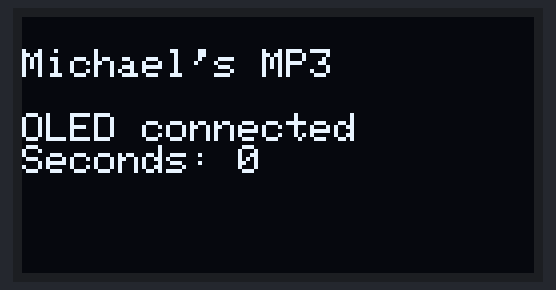
The sketch below on a simulated ESP32. Parts: 128×64 one-colour display. What the sketch prints to the serial monitor is not drawn.

Above: at 0.6 s.
At 4.2 s:
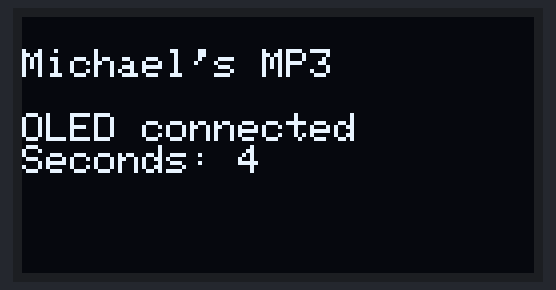
At 11.1 s:
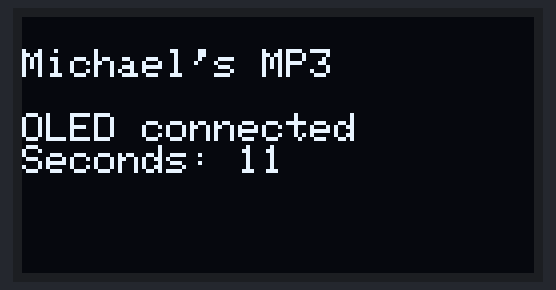
At 19.1 s:
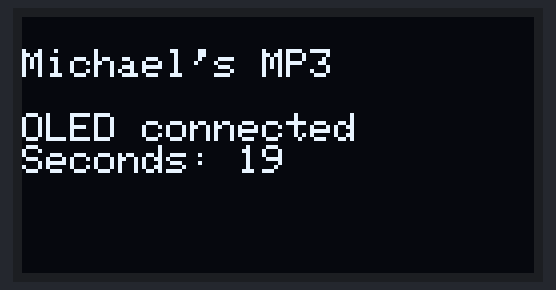
At 27.1 s:
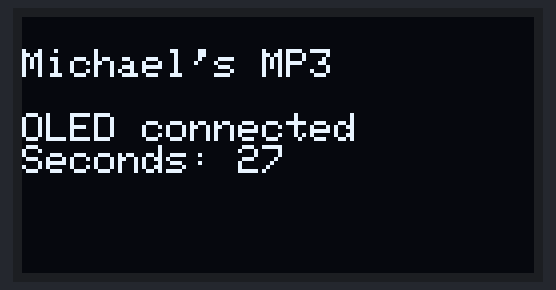
At 38.1 s:
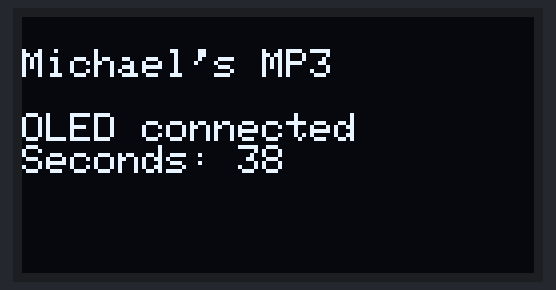

The sketch:

02_OLED_Test.ino
```cpp
// Classic ESP32 (panda board) + Adafruit 938 128x64 SSD1306, factory I2C mode.
// Unplug USB before wiring. OLED VIN->3V3, GND->GND, Data->D21, Clk->D22.
// Leave 3Vo, Rst, CS and A0/DC unconnected on this auto-reset OLED.
#include <Wire.h>
#include <Adafruit_GFX.h>
#include <Adafruit_SSD1306.h>

const uint8_t OLED_ADDRESS = 0x3D;
Adafruit_SSD1306 display(128, 64, &Wire, -1);

void setup() {
  Serial.begin(115200);
  Wire.begin(21, 22);
  delay(500);
  Serial.println(F("Scanning I2C..."));
  bool found = false;
  for (uint8_t address = 1; address < 127; ++address) {
    Wire.beginTransmission(address);
    if (Wire.endTransmission() == 0) {
      Serial.print(F("Found 0x"));
      Serial.println(address, HEX);
      if (address == OLED_ADDRESS) found = true;
    }
  }
  if (!found) {
    while (true) {
      Serial.println(F("No OLED at 0x3D. Check four wires and I2C jumpers."));
      Serial.println(F("If scan found 0x3C, check address setting before changing code."));
      delay(2000);
    }
  }
  if (!display.begin(SSD1306_SWITCHCAPVCC, OLED_ADDRESS, true, false)) {
    while (true) {
      Serial.println(F("OLED buffer allocation failed."));
      delay(2000);
    }
  }
  display.setTextColor(SSD1306_WHITE);
  display.setTextSize(1);
}

void loop() {
  display.clearDisplay();
  display.setCursor(0, 8);
  display.println(F("Michael's MP3"));
  display.println();
  display.println(F("OLED connected"));
  display.print(F("Seconds: "));
  display.println(millis() / 1000);
  display.display();
  delay(250);
}
```

Measured:
- what the display in image 0 shows lasts 0.5 s, from 0.6 s to 1.1 s
- what the display in image 1 shows lasts 1.1 s, from 4.2 s to 5.3 s
